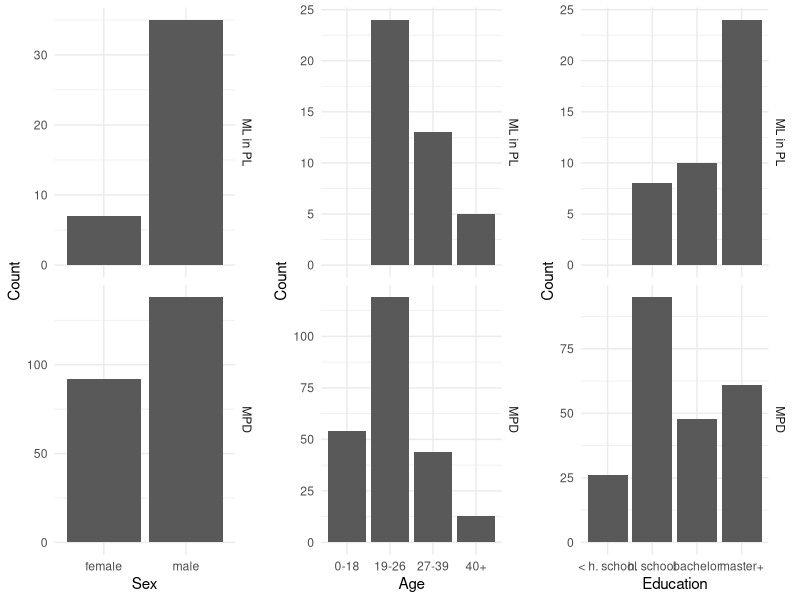

This figure's R source:
library(ggplot2)
library(dplyr)
library(ggpubr)

df <- read.csv("./data/demographics/demographics.csv")

df$sex <- factor(df$sex, levels = c("female", "male"))
df$age <- factor(df$age, levels = c("0-18", "19-26", "27-39", "40+"))
df$education <- factor(df$education, levels = c(
  "< h. school",
  "h. school",
  "bachelor",
  "master+"
))

p1 <- ggplot(df, aes(x = sex)) +
  geom_bar() +
  labs(x = "Sex", y = "Count") +
  facet_grid(rows = vars(group), scales="free_y") +
  theme_minimal()

p2 <- ggplot(df, aes(x = age)) +
  geom_bar() +
  labs(x = "Age", y = "Count") +
  facet_grid(rows = vars(group), scales="free_y") +
  theme_minimal()

p3 <- ggplot(df, aes(x = education)) +
  geom_bar() +
  labs(x = "Education", y = "Count") +
  facet_grid(rows = vars(group), scales="free_y") +
  theme_minimal()

plt <- ggarrange(p1, p2, p3, nrow = 1, ncol = 3)

plot_path = paste0("./plots/", "demographics.png")
ggsave(plot_path, plt, device = "png", width = 10)